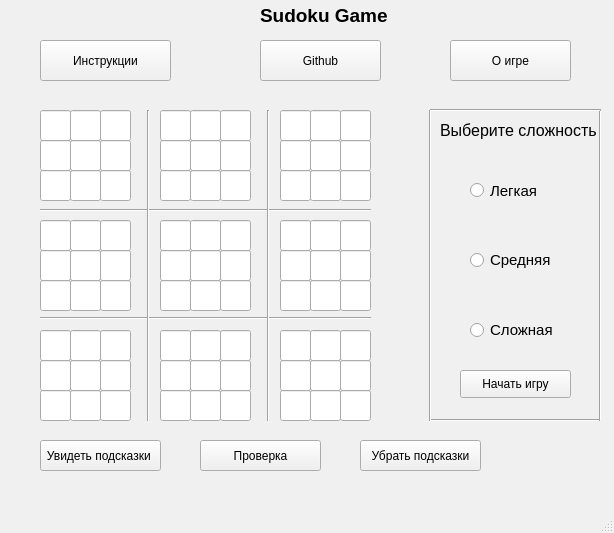
<?xml version="1.0" encoding="UTF-8"?>
<ui version="4.0">
 <class>MainWindow</class>
 <widget class="QMainWindow" name="MainWindow">
  <property name="geometry">
   <rect>
    <x>0</x>
    <y>0</y>
    <width>614</width>
    <height>533</height>
   </rect>
  </property>
  <property name="palette">
   <palette>
    <active>
     <colorrole role="WindowText">
      <brush brushstyle="SolidPattern">
       <color alpha="255">
        <red>0</red>
        <green>0</green>
        <blue>0</blue>
       </color>
      </brush>
     </colorrole>
     <colorrole role="Button">
      <brush brushstyle="SolidPattern">
       <color alpha="255">
        <red>255</red>
        <green>251</green>
        <blue>251</blue>
       </color>
      </brush>
     </colorrole>
     <colorrole role="Light">
      <brush brushstyle="SolidPattern">
       <color alpha="255">
        <red>255</red>
        <green>255</green>
        <blue>255</blue>
       </color>
      </brush>
     </colorrole>
     <colorrole role="Midlight">
      <brush brushstyle="SolidPattern">
       <color alpha="255">
        <red>255</red>
        <green>253</green>
        <blue>253</blue>
       </color>
      </brush>
     </colorrole>
     <colorrole role="Dark">
      <brush brushstyle="SolidPattern">
       <color alpha="255">
        <red>127</red>
        <green>125</green>
        <blue>125</blue>
       </color>
      </brush>
     </colorrole>
     <colorrole role="Mid">
      <brush brushstyle="SolidPattern">
       <color alpha="255">
        <red>170</red>
        <green>167</green>
        <blue>167</blue>
       </color>
      </brush>
     </colorrole>
     <colorrole role="Text">
      <brush brushstyle="SolidPattern">
       <color alpha="255">
        <red>0</red>
        <green>0</green>
        <blue>0</blue>
       </color>
      </brush>
     </colorrole>
     <colorrole role="BrightText">
      <brush brushstyle="SolidPattern">
       <color alpha="255">
        <red>255</red>
        <green>255</green>
        <blue>255</blue>
       </color>
      </brush>
     </colorrole>
     <colorrole role="ButtonText">
      <brush brushstyle="SolidPattern">
       <color alpha="255">
        <red>0</red>
        <green>0</green>
        <blue>0</blue>
       </color>
      </brush>
     </colorrole>
     <colorrole role="Base">
      <brush brushstyle="SolidPattern">
       <color alpha="255">
        <red>255</red>
        <green>255</green>
        <blue>255</blue>
       </color>
      </brush>
     </colorrole>
     <colorrole role="Window">
      <brush brushstyle="SolidPattern">
       <color alpha="255">
        <red>255</red>
        <green>251</green>
        <blue>251</blue>
       </color>
      </brush>
     </colorrole>
     <colorrole role="Shadow">
      <brush brushstyle="SolidPattern">
       <color alpha="255">
        <red>0</red>
        <green>0</green>
        <blue>0</blue>
       </color>
      </brush>
     </colorrole>
     <colorrole role="AlternateBase">
      <brush brushstyle="SolidPattern">
       <color alpha="255">
        <red>255</red>
        <green>253</green>
        <blue>253</blue>
       </color>
      </brush>
     </colorrole>
     <colorrole role="ToolTipBase">
      <brush brushstyle="SolidPattern">
       <color alpha="255">
        <red>255</red>
        <green>255</green>
        <blue>220</blue>
       </color>
      </brush>
     </colorrole>
     <colorrole role="ToolTipText">
      <brush brushstyle="SolidPattern">
       <color alpha="255">
        <red>0</red>
        <green>0</green>
        <blue>0</blue>
       </color>
      </brush>
     </colorrole>
     <colorrole role="PlaceholderText">
      <brush brushstyle="SolidPattern">
       <color alpha="127">
        <red>0</red>
        <green>0</green>
        <blue>0</blue>
       </color>
      </brush>
     </colorrole>
    </active>
    <inactive>
     <colorrole role="WindowText">
      <brush brushstyle="SolidPattern">
       <color alpha="255">
        <red>0</red>
        <green>0</green>
        <blue>0</blue>
       </color>
      </brush>
     </colorrole>
     <colorrole role="Button">
      <brush brushstyle="SolidPattern">
       <color alpha="255">
        <red>240</red>
        <green>240</green>
        <blue>240</blue>
       </color>
      </brush>
     </colorrole>
     <colorrole role="Light">
      <brush brushstyle="SolidPattern">
       <color alpha="255">
        <red>255</red>
        <green>255</green>
        <blue>255</blue>
       </color>
      </brush>
     </colorrole>
     <colorrole role="Midlight">
      <brush brushstyle="SolidPattern">
       <color alpha="255">
        <red>227</red>
        <green>227</green>
        <blue>227</blue>
       </color>
      </brush>
     </colorrole>
     <colorrole role="Dark">
      <brush brushstyle="SolidPattern">
       <color alpha="255">
        <red>160</red>
        <green>160</green>
        <blue>160</blue>
       </color>
      </brush>
     </colorrole>
     <colorrole role="Mid">
      <brush brushstyle="SolidPattern">
       <color alpha="255">
        <red>160</red>
        <green>160</green>
        <blue>160</blue>
       </color>
      </brush>
     </colorrole>
     <colorrole role="Text">
      <brush brushstyle="SolidPattern">
       <color alpha="255">
        <red>0</red>
        <green>0</green>
        <blue>0</blue>
       </color>
      </brush>
     </colorrole>
     <colorrole role="BrightText">
      <brush brushstyle="SolidPattern">
       <color alpha="255">
        <red>255</red>
        <green>255</green>
        <blue>255</blue>
       </color>
      </brush>
     </colorrole>
     <colorrole role="ButtonText">
      <brush brushstyle="SolidPattern">
       <color alpha="255">
        <red>0</red>
        <green>0</green>
        <blue>0</blue>
       </color>
      </brush>
     </colorrole>
     <colorrole role="Base">
      <brush brushstyle="SolidPattern">
       <color alpha="255">
        <red>255</red>
        <green>255</green>
        <blue>255</blue>
       </color>
      </brush>
     </colorrole>
     <colorrole role="Window">
      <brush brushstyle="SolidPattern">
       <color alpha="255">
        <red>240</red>
        <green>240</green>
        <blue>240</blue>
       </color>
      </brush>
     </colorrole>
     <colorrole role="Shadow">
      <brush brushstyle="SolidPattern">
       <color alpha="255">
        <red>105</red>
        <green>105</green>
        <blue>105</blue>
       </color>
      </brush>
     </colorrole>
     <colorrole role="AlternateBase">
      <brush brushstyle="SolidPattern">
       <color alpha="255">
        <red>245</red>
        <green>245</green>
        <blue>245</blue>
       </color>
      </brush>
     </colorrole>
     <colorrole role="ToolTipBase">
      <brush brushstyle="SolidPattern">
       <color alpha="255">
        <red>255</red>
        <green>255</green>
        <blue>220</blue>
       </color>
      </brush>
     </colorrole>
     <colorrole role="ToolTipText">
      <brush brushstyle="SolidPattern">
       <color alpha="255">
        <red>0</red>
        <green>0</green>
        <blue>0</blue>
       </color>
      </brush>
     </colorrole>
     <colorrole role="PlaceholderText">
      <brush brushstyle="SolidPattern">
       <color alpha="128">
        <red>0</red>
        <green>0</green>
        <blue>0</blue>
       </color>
      </brush>
     </colorrole>
    </inactive>
    <disabled>
     <colorrole role="WindowText">
      <brush brushstyle="SolidPattern">
       <color alpha="255">
        <red>127</red>
        <green>125</green>
        <blue>125</blue>
       </color>
      </brush>
     </colorrole>
     <colorrole role="Button">
      <brush brushstyle="SolidPattern">
       <color alpha="255">
        <red>255</red>
        <green>251</green>
        <blue>251</blue>
       </color>
      </brush>
     </colorrole>
     <colorrole role="Light">
      <brush brushstyle="SolidPattern">
       <color alpha="255">
        <red>255</red>
        <green>255</green>
        <blue>255</blue>
       </color>
      </brush>
     </colorrole>
     <colorrole role="Midlight">
      <brush brushstyle="SolidPattern">
       <color alpha="255">
        <red>255</red>
        <green>253</green>
        <blue>253</blue>
       </color>
      </brush>
     </colorrole>
     <colorrole role="Dark">
      <brush brushstyle="SolidPattern">
       <color alpha="255">
        <red>127</red>
        <green>125</green>
        <blue>125</blue>
       </color>
      </brush>
     </colorrole>
     <colorrole role="Mid">
      <brush brushstyle="SolidPattern">
       <color alpha="255">
        <red>170</red>
        <green>167</green>
        <blue>167</blue>
       </color>
      </brush>
     </colorrole>
     <colorrole role="Text">
      <brush brushstyle="SolidPattern">
       <color alpha="255">
        <red>127</red>
        <green>125</green>
        <blue>125</blue>
       </color>
      </brush>
     </colorrole>
     <colorrole role="BrightText">
      <brush brushstyle="SolidPattern">
       <color alpha="255">
        <red>255</red>
        <green>255</green>
        <blue>255</blue>
       </color>
      </brush>
     </colorrole>
     <colorrole role="ButtonText">
      <brush brushstyle="SolidPattern">
       <color alpha="255">
        <red>127</red>
        <green>125</green>
        <blue>125</blue>
       </color>
      </brush>
     </colorrole>
     <colorrole role="Base">
      <brush brushstyle="SolidPattern">
       <color alpha="255">
        <red>255</red>
        <green>251</green>
        <blue>251</blue>
       </color>
      </brush>
     </colorrole>
     <colorrole role="Window">
      <brush brushstyle="SolidPattern">
       <color alpha="255">
        <red>255</red>
        <green>251</green>
        <blue>251</blue>
       </color>
      </brush>
     </colorrole>
     <colorrole role="Shadow">
      <brush brushstyle="SolidPattern">
       <color alpha="255">
        <red>0</red>
        <green>0</green>
        <blue>0</blue>
       </color>
      </brush>
     </colorrole>
     <colorrole role="AlternateBase">
      <brush brushstyle="SolidPattern">
       <color alpha="255">
        <red>245</red>
        <green>245</green>
        <blue>245</blue>
       </color>
      </brush>
     </colorrole>
     <colorrole role="ToolTipBase">
      <brush brushstyle="SolidPattern">
       <color alpha="255">
        <red>255</red>
        <green>255</green>
        <blue>220</blue>
       </color>
      </brush>
     </colorrole>
     <colorrole role="ToolTipText">
      <brush brushstyle="SolidPattern">
       <color alpha="255">
        <red>0</red>
        <green>0</green>
        <blue>0</blue>
       </color>
      </brush>
     </colorrole>
     <colorrole role="PlaceholderText">
      <brush brushstyle="SolidPattern">
       <color alpha="128">
        <red>0</red>
        <green>0</green>
        <blue>0</blue>
       </color>
      </brush>
     </colorrole>
    </disabled>
   </palette>
  </property>
  <property name="windowTitle">
   <string>MainWindow</string>
  </property>
  <property name="autoFillBackground">
   <bool>true</bool>
  </property>
  <widget class="QWidget" name="centralwidget">
   <widget class="QLineEdit" name="lineEdit_00">
    <property name="geometry">
     <rect>
      <x>40</x>
      <y>110</y>
      <width>31</width>
      <height>31</height>
     </rect>
    </property>
   </widget>
   <widget class="QLineEdit" name="lineEdit_01">
    <property name="geometry">
     <rect>
      <x>70</x>
      <y>110</y>
      <width>31</width>
      <height>31</height>
     </rect>
    </property>
   </widget>
   <widget class="QLineEdit" name="lineEdit_02">
    <property name="geometry">
     <rect>
      <x>100</x>
      <y>110</y>
      <width>31</width>
      <height>31</height>
     </rect>
    </property>
   </widget>
   <widget class="QLineEdit" name="lineEdit_10">
    <property name="geometry">
     <rect>
      <x>40</x>
      <y>140</y>
      <width>31</width>
      <height>31</height>
     </rect>
    </property>
   </widget>
   <widget class="QLineEdit" name="lineEdit_12">
    <property name="geometry">
     <rect>
      <x>100</x>
      <y>140</y>
      <width>31</width>
      <height>31</height>
     </rect>
    </property>
   </widget>
   <widget class="QLineEdit" name="lineEdit_11">
    <property name="geometry">
     <rect>
      <x>70</x>
      <y>140</y>
      <width>31</width>
      <height>31</height>
     </rect>
    </property>
   </widget>
   <widget class="QLineEdit" name="lineEdit_20">
    <property name="geometry">
     <rect>
      <x>40</x>
      <y>170</y>
      <width>31</width>
      <height>31</height>
     </rect>
    </property>
   </widget>
   <widget class="QLineEdit" name="lineEdit_22">
    <property name="geometry">
     <rect>
      <x>100</x>
      <y>170</y>
      <width>31</width>
      <height>31</height>
     </rect>
    </property>
   </widget>
   <widget class="QLineEdit" name="lineEdit_21">
    <property name="geometry">
     <rect>
      <x>70</x>
      <y>170</y>
      <width>31</width>
      <height>31</height>
     </rect>
    </property>
   </widget>
   <widget class="QLineEdit" name="lineEdit_24">
    <property name="geometry">
     <rect>
      <x>190</x>
      <y>170</y>
      <width>31</width>
      <height>31</height>
     </rect>
    </property>
   </widget>
   <widget class="QLineEdit" name="lineEdit_03">
    <property name="geometry">
     <rect>
      <x>160</x>
      <y>110</y>
      <width>31</width>
      <height>31</height>
     </rect>
    </property>
   </widget>
   <widget class="QLineEdit" name="lineEdit_15">
    <property name="geometry">
     <rect>
      <x>220</x>
      <y>140</y>
      <width>31</width>
      <height>31</height>
     </rect>
    </property>
   </widget>
   <widget class="QLineEdit" name="lineEdit_05">
    <property name="geometry">
     <rect>
      <x>220</x>
      <y>110</y>
      <width>31</width>
      <height>31</height>
     </rect>
    </property>
   </widget>
   <widget class="QLineEdit" name="lineEdit_25">
    <property name="geometry">
     <rect>
      <x>220</x>
      <y>170</y>
      <width>31</width>
      <height>31</height>
     </rect>
    </property>
   </widget>
   <widget class="QLineEdit" name="lineEdit_23">
    <property name="geometry">
     <rect>
      <x>160</x>
      <y>170</y>
      <width>31</width>
      <height>31</height>
     </rect>
    </property>
   </widget>
   <widget class="QLineEdit" name="lineEdit_14">
    <property name="geometry">
     <rect>
      <x>190</x>
      <y>140</y>
      <width>31</width>
      <height>31</height>
     </rect>
    </property>
   </widget>
   <widget class="QLineEdit" name="lineEdit_13">
    <property name="geometry">
     <rect>
      <x>160</x>
      <y>140</y>
      <width>31</width>
      <height>31</height>
     </rect>
    </property>
   </widget>
   <widget class="QLineEdit" name="lineEdit_04">
    <property name="geometry">
     <rect>
      <x>190</x>
      <y>110</y>
      <width>31</width>
      <height>31</height>
     </rect>
    </property>
   </widget>
   <widget class="QLineEdit" name="lineEdit_27">
    <property name="geometry">
     <rect>
      <x>310</x>
      <y>170</y>
      <width>31</width>
      <height>31</height>
     </rect>
    </property>
   </widget>
   <widget class="QLineEdit" name="lineEdit_06">
    <property name="geometry">
     <rect>
      <x>280</x>
      <y>110</y>
      <width>31</width>
      <height>31</height>
     </rect>
    </property>
   </widget>
   <widget class="QLineEdit" name="lineEdit_18">
    <property name="geometry">
     <rect>
      <x>340</x>
      <y>140</y>
      <width>31</width>
      <height>31</height>
     </rect>
    </property>
   </widget>
   <widget class="QLineEdit" name="lineEdit_08">
    <property name="geometry">
     <rect>
      <x>340</x>
      <y>110</y>
      <width>31</width>
      <height>31</height>
     </rect>
    </property>
   </widget>
   <widget class="QLineEdit" name="lineEdit_28">
    <property name="geometry">
     <rect>
      <x>340</x>
      <y>170</y>
      <width>31</width>
      <height>31</height>
     </rect>
    </property>
   </widget>
   <widget class="QLineEdit" name="lineEdit_26">
    <property name="geometry">
     <rect>
      <x>280</x>
      <y>170</y>
      <width>31</width>
      <height>31</height>
     </rect>
    </property>
   </widget>
   <widget class="QLineEdit" name="lineEdit_17">
    <property name="geometry">
     <rect>
      <x>310</x>
      <y>140</y>
      <width>31</width>
      <height>31</height>
     </rect>
    </property>
   </widget>
   <widget class="QLineEdit" name="lineEdit_16">
    <property name="geometry">
     <rect>
      <x>280</x>
      <y>140</y>
      <width>31</width>
      <height>31</height>
     </rect>
    </property>
   </widget>
   <widget class="QLineEdit" name="lineEdit_07">
    <property name="geometry">
     <rect>
      <x>310</x>
      <y>110</y>
      <width>31</width>
      <height>31</height>
     </rect>
    </property>
   </widget>
   <widget class="QLineEdit" name="lineEdit_44">
    <property name="geometry">
     <rect>
      <x>190</x>
      <y>250</y>
      <width>31</width>
      <height>31</height>
     </rect>
    </property>
   </widget>
   <widget class="QLineEdit" name="lineEdit_46">
    <property name="geometry">
     <rect>
      <x>280</x>
      <y>250</y>
      <width>31</width>
      <height>31</height>
     </rect>
    </property>
   </widget>
   <widget class="QLineEdit" name="lineEdit_34">
    <property name="geometry">
     <rect>
      <x>190</x>
      <y>220</y>
      <width>31</width>
      <height>31</height>
     </rect>
    </property>
   </widget>
   <widget class="QLineEdit" name="lineEdit_58">
    <property name="geometry">
     <rect>
      <x>340</x>
      <y>280</y>
      <width>31</width>
      <height>31</height>
     </rect>
    </property>
   </widget>
   <widget class="QLineEdit" name="lineEdit_41">
    <property name="geometry">
     <rect>
      <x>70</x>
      <y>250</y>
      <width>31</width>
      <height>31</height>
     </rect>
    </property>
   </widget>
   <widget class="QLineEdit" name="lineEdit_38">
    <property name="geometry">
     <rect>
      <x>340</x>
      <y>220</y>
      <width>31</width>
      <height>31</height>
     </rect>
    </property>
   </widget>
   <widget class="QLineEdit" name="lineEdit_32">
    <property name="geometry">
     <rect>
      <x>100</x>
      <y>220</y>
      <width>31</width>
      <height>31</height>
     </rect>
    </property>
   </widget>
   <widget class="QLineEdit" name="lineEdit_30">
    <property name="geometry">
     <rect>
      <x>40</x>
      <y>220</y>
      <width>31</width>
      <height>31</height>
     </rect>
    </property>
   </widget>
   <widget class="QLineEdit" name="lineEdit_51">
    <property name="geometry">
     <rect>
      <x>70</x>
      <y>280</y>
      <width>31</width>
      <height>31</height>
     </rect>
    </property>
   </widget>
   <widget class="QLineEdit" name="lineEdit_45">
    <property name="geometry">
     <rect>
      <x>220</x>
      <y>250</y>
      <width>31</width>
      <height>31</height>
     </rect>
    </property>
   </widget>
   <widget class="QLineEdit" name="lineEdit_43">
    <property name="geometry">
     <rect>
      <x>160</x>
      <y>250</y>
      <width>31</width>
      <height>31</height>
     </rect>
    </property>
   </widget>
   <widget class="QLineEdit" name="lineEdit_37">
    <property name="geometry">
     <rect>
      <x>310</x>
      <y>220</y>
      <width>31</width>
      <height>31</height>
     </rect>
    </property>
   </widget>
   <widget class="QLineEdit" name="lineEdit_48">
    <property name="geometry">
     <rect>
      <x>340</x>
      <y>250</y>
      <width>31</width>
      <height>31</height>
     </rect>
    </property>
   </widget>
   <widget class="QLineEdit" name="lineEdit_56">
    <property name="geometry">
     <rect>
      <x>280</x>
      <y>280</y>
      <width>31</width>
      <height>31</height>
     </rect>
    </property>
   </widget>
   <widget class="QLineEdit" name="lineEdit_53">
    <property name="geometry">
     <rect>
      <x>160</x>
      <y>280</y>
      <width>31</width>
      <height>31</height>
     </rect>
    </property>
   </widget>
   <widget class="QLineEdit" name="lineEdit_52">
    <property name="geometry">
     <rect>
      <x>100</x>
      <y>280</y>
      <width>31</width>
      <height>31</height>
     </rect>
    </property>
   </widget>
   <widget class="QLineEdit" name="lineEdit_54">
    <property name="geometry">
     <rect>
      <x>190</x>
      <y>280</y>
      <width>31</width>
      <height>31</height>
     </rect>
    </property>
   </widget>
   <widget class="QLineEdit" name="lineEdit_31">
    <property name="geometry">
     <rect>
      <x>70</x>
      <y>220</y>
      <width>31</width>
      <height>31</height>
     </rect>
    </property>
   </widget>
   <widget class="QLineEdit" name="lineEdit_57">
    <property name="geometry">
     <rect>
      <x>310</x>
      <y>280</y>
      <width>31</width>
      <height>31</height>
     </rect>
    </property>
   </widget>
   <widget class="QLineEdit" name="lineEdit_47">
    <property name="geometry">
     <rect>
      <x>310</x>
      <y>250</y>
      <width>31</width>
      <height>31</height>
     </rect>
    </property>
   </widget>
   <widget class="QLineEdit" name="lineEdit_50">
    <property name="geometry">
     <rect>
      <x>40</x>
      <y>280</y>
      <width>31</width>
      <height>31</height>
     </rect>
    </property>
   </widget>
   <widget class="QLineEdit" name="lineEdit_40">
    <property name="geometry">
     <rect>
      <x>40</x>
      <y>250</y>
      <width>31</width>
      <height>31</height>
     </rect>
    </property>
   </widget>
   <widget class="QLineEdit" name="lineEdit_36">
    <property name="geometry">
     <rect>
      <x>280</x>
      <y>220</y>
      <width>31</width>
      <height>31</height>
     </rect>
    </property>
   </widget>
   <widget class="QLineEdit" name="lineEdit_42">
    <property name="geometry">
     <rect>
      <x>100</x>
      <y>250</y>
      <width>31</width>
      <height>31</height>
     </rect>
    </property>
   </widget>
   <widget class="QLineEdit" name="lineEdit_35">
    <property name="geometry">
     <rect>
      <x>220</x>
      <y>220</y>
      <width>31</width>
      <height>31</height>
     </rect>
    </property>
   </widget>
   <widget class="QLineEdit" name="lineEdit_55">
    <property name="geometry">
     <rect>
      <x>220</x>
      <y>280</y>
      <width>31</width>
      <height>31</height>
     </rect>
    </property>
   </widget>
   <widget class="QLineEdit" name="lineEdit_33">
    <property name="geometry">
     <rect>
      <x>160</x>
      <y>220</y>
      <width>31</width>
      <height>31</height>
     </rect>
    </property>
   </widget>
   <widget class="QLineEdit" name="lineEdit_74">
    <property name="geometry">
     <rect>
      <x>190</x>
      <y>360</y>
      <width>31</width>
      <height>31</height>
     </rect>
    </property>
   </widget>
   <widget class="QLineEdit" name="lineEdit_76">
    <property name="geometry">
     <rect>
      <x>280</x>
      <y>360</y>
      <width>31</width>
      <height>31</height>
     </rect>
    </property>
   </widget>
   <widget class="QLineEdit" name="lineEdit_64">
    <property name="geometry">
     <rect>
      <x>190</x>
      <y>330</y>
      <width>31</width>
      <height>31</height>
     </rect>
    </property>
   </widget>
   <widget class="QLineEdit" name="lineEdit_88">
    <property name="geometry">
     <rect>
      <x>340</x>
      <y>390</y>
      <width>31</width>
      <height>31</height>
     </rect>
    </property>
   </widget>
   <widget class="QLineEdit" name="lineEdit_71">
    <property name="geometry">
     <rect>
      <x>70</x>
      <y>360</y>
      <width>31</width>
      <height>31</height>
     </rect>
    </property>
   </widget>
   <widget class="QLineEdit" name="lineEdit_68">
    <property name="geometry">
     <rect>
      <x>340</x>
      <y>330</y>
      <width>31</width>
      <height>31</height>
     </rect>
    </property>
   </widget>
   <widget class="QLineEdit" name="lineEdit_62">
    <property name="geometry">
     <rect>
      <x>100</x>
      <y>330</y>
      <width>31</width>
      <height>31</height>
     </rect>
    </property>
   </widget>
   <widget class="QLineEdit" name="lineEdit_60">
    <property name="geometry">
     <rect>
      <x>40</x>
      <y>330</y>
      <width>31</width>
      <height>31</height>
     </rect>
    </property>
   </widget>
   <widget class="QLineEdit" name="lineEdit_81">
    <property name="geometry">
     <rect>
      <x>70</x>
      <y>390</y>
      <width>31</width>
      <height>31</height>
     </rect>
    </property>
   </widget>
   <widget class="QLineEdit" name="lineEdit_75">
    <property name="geometry">
     <rect>
      <x>220</x>
      <y>360</y>
      <width>31</width>
      <height>31</height>
     </rect>
    </property>
   </widget>
   <widget class="QLineEdit" name="lineEdit_73">
    <property name="geometry">
     <rect>
      <x>160</x>
      <y>360</y>
      <width>31</width>
      <height>31</height>
     </rect>
    </property>
   </widget>
   <widget class="QLineEdit" name="lineEdit_67">
    <property name="geometry">
     <rect>
      <x>310</x>
      <y>330</y>
      <width>31</width>
      <height>31</height>
     </rect>
    </property>
   </widget>
   <widget class="QLineEdit" name="lineEdit_78">
    <property name="geometry">
     <rect>
      <x>340</x>
      <y>360</y>
      <width>31</width>
      <height>31</height>
     </rect>
    </property>
   </widget>
   <widget class="QLineEdit" name="lineEdit_86">
    <property name="geometry">
     <rect>
      <x>280</x>
      <y>390</y>
      <width>31</width>
      <height>31</height>
     </rect>
    </property>
   </widget>
   <widget class="QLineEdit" name="lineEdit_83">
    <property name="geometry">
     <rect>
      <x>160</x>
      <y>390</y>
      <width>31</width>
      <height>31</height>
     </rect>
    </property>
   </widget>
   <widget class="QLineEdit" name="lineEdit_82">
    <property name="geometry">
     <rect>
      <x>100</x>
      <y>390</y>
      <width>31</width>
      <height>31</height>
     </rect>
    </property>
   </widget>
   <widget class="QLineEdit" name="lineEdit_84">
    <property name="geometry">
     <rect>
      <x>190</x>
      <y>390</y>
      <width>31</width>
      <height>31</height>
     </rect>
    </property>
   </widget>
   <widget class="QLineEdit" name="lineEdit_61">
    <property name="geometry">
     <rect>
      <x>70</x>
      <y>330</y>
      <width>31</width>
      <height>31</height>
     </rect>
    </property>
   </widget>
   <widget class="QLineEdit" name="lineEdit_87">
    <property name="geometry">
     <rect>
      <x>310</x>
      <y>390</y>
      <width>31</width>
      <height>31</height>
     </rect>
    </property>
   </widget>
   <widget class="QLineEdit" name="lineEdit_77">
    <property name="geometry">
     <rect>
      <x>310</x>
      <y>360</y>
      <width>31</width>
      <height>31</height>
     </rect>
    </property>
   </widget>
   <widget class="QLineEdit" name="lineEdit_80">
    <property name="geometry">
     <rect>
      <x>40</x>
      <y>390</y>
      <width>31</width>
      <height>31</height>
     </rect>
    </property>
   </widget>
   <widget class="QLineEdit" name="lineEdit_70">
    <property name="geometry">
     <rect>
      <x>40</x>
      <y>360</y>
      <width>31</width>
      <height>31</height>
     </rect>
    </property>
   </widget>
   <widget class="QLineEdit" name="lineEdit_66">
    <property name="geometry">
     <rect>
      <x>280</x>
      <y>330</y>
      <width>31</width>
      <height>31</height>
     </rect>
    </property>
   </widget>
   <widget class="QLineEdit" name="lineEdit_72">
    <property name="geometry">
     <rect>
      <x>100</x>
      <y>360</y>
      <width>31</width>
      <height>31</height>
     </rect>
    </property>
   </widget>
   <widget class="QLineEdit" name="lineEdit_65">
    <property name="geometry">
     <rect>
      <x>220</x>
      <y>330</y>
      <width>31</width>
      <height>31</height>
     </rect>
    </property>
   </widget>
   <widget class="QLineEdit" name="lineEdit_85">
    <property name="geometry">
     <rect>
      <x>220</x>
      <y>390</y>
      <width>31</width>
      <height>31</height>
     </rect>
    </property>
   </widget>
   <widget class="QLineEdit" name="lineEdit_63">
    <property name="geometry">
     <rect>
      <x>160</x>
      <y>330</y>
      <width>31</width>
      <height>31</height>
     </rect>
    </property>
   </widget>
   <widget class="Line" name="line">
    <property name="geometry">
     <rect>
      <x>40</x>
      <y>200</y>
      <width>331</width>
      <height>20</height>
     </rect>
    </property>
    <property name="orientation">
     <enum>Qt::Horizontal</enum>
    </property>
   </widget>
   <widget class="Line" name="line_2">
    <property name="geometry">
     <rect>
      <x>40</x>
      <y>310</y>
      <width>331</width>
      <height>16</height>
     </rect>
    </property>
    <property name="orientation">
     <enum>Qt::Horizontal</enum>
    </property>
   </widget>
   <widget class="Line" name="line_3">
    <property name="geometry">
     <rect>
      <x>140</x>
      <y>110</y>
      <width>16</width>
      <height>311</height>
     </rect>
    </property>
    <property name="orientation">
     <enum>Qt::Vertical</enum>
    </property>
   </widget>
   <widget class="Line" name="line_4">
    <property name="geometry">
     <rect>
      <x>260</x>
      <y>110</y>
      <width>16</width>
      <height>311</height>
     </rect>
    </property>
    <property name="orientation">
     <enum>Qt::Vertical</enum>
    </property>
   </widget>
   <widget class="QPushButton" name="pushButton">
    <property name="geometry">
     <rect>
      <x>360</x>
      <y>440</y>
      <width>121</width>
      <height>31</height>
     </rect>
    </property>
    <property name="text">
     <string>Убрать подсказки</string>
    </property>
   </widget>
   <widget class="QPushButton" name="pushButton_2">
    <property name="geometry">
     <rect>
      <x>460</x>
      <y>370</y>
      <width>111</width>
      <height>28</height>
     </rect>
    </property>
    <property name="text">
     <string>Начать игру</string>
    </property>
   </widget>
   <widget class="QLabel" name="label">
    <property name="geometry">
     <rect>
      <x>440</x>
      <y>120</y>
      <width>161</width>
      <height>21</height>
     </rect>
    </property>
    <property name="font">
     <font>
      <pointsize>12</pointsize>
     </font>
    </property>
    <property name="styleSheet">
     <string notr="true"/>
    </property>
    <property name="text">
     <string>&lt;html&gt;&lt;head/&gt;&lt;body&gt;&lt;p&gt;Выберите сложность&lt;/p&gt;&lt;/body&gt;&lt;/html&gt;</string>
    </property>
   </widget>
   <widget class="QRadioButton" name="Easy">
    <property name="geometry">
     <rect>
      <x>470</x>
      <y>180</y>
      <width>101</width>
      <height>21</height>
     </rect>
    </property>
    <property name="font">
     <font>
      <pointsize>11</pointsize>
     </font>
    </property>
    <property name="text">
     <string>Легкая</string>
    </property>
   </widget>
   <widget class="QRadioButton" name="Medium">
    <property name="geometry">
     <rect>
      <x>470</x>
      <y>250</y>
      <width>95</width>
      <height>20</height>
     </rect>
    </property>
    <property name="font">
     <font>
      <pointsize>11</pointsize>
     </font>
    </property>
    <property name="text">
     <string>Средняя</string>
    </property>
   </widget>
   <widget class="QRadioButton" name="Hard">
    <property name="geometry">
     <rect>
      <x>470</x>
      <y>320</y>
      <width>95</width>
      <height>20</height>
     </rect>
    </property>
    <property name="font">
     <font>
      <pointsize>11</pointsize>
     </font>
    </property>
    <property name="text">
     <string>Сложная</string>
    </property>
   </widget>
   <widget class="Line" name="line_5">
    <property name="geometry">
     <rect>
      <x>430</x>
      <y>410</y>
      <width>171</width>
      <height>20</height>
     </rect>
    </property>
    <property name="orientation">
     <enum>Qt::Horizontal</enum>
    </property>
   </widget>
   <widget class="Line" name="line_6">
    <property name="geometry">
     <rect>
      <x>420</x>
      <y>110</y>
      <width>20</width>
      <height>311</height>
     </rect>
    </property>
    <property name="orientation">
     <enum>Qt::Vertical</enum>
    </property>
   </widget>
   <widget class="Line" name="line_7">
    <property name="geometry">
     <rect>
      <x>590</x>
      <y>110</y>
      <width>20</width>
      <height>311</height>
     </rect>
    </property>
    <property name="orientation">
     <enum>Qt::Vertical</enum>
    </property>
   </widget>
   <widget class="Line" name="line_8">
    <property name="geometry">
     <rect>
      <x>430</x>
      <y>100</y>
      <width>171</width>
      <height>20</height>
     </rect>
    </property>
    <property name="orientation">
     <enum>Qt::Horizontal</enum>
    </property>
   </widget>
   <widget class="QPushButton" name="pushButton_3">
    <property name="geometry">
     <rect>
      <x>40</x>
      <y>440</y>
      <width>121</width>
      <height>31</height>
     </rect>
    </property>
    <property name="text">
     <string>Увидеть подсказки </string>
    </property>
   </widget>
   <widget class="QPushButton" name="pushButton_4">
    <property name="geometry">
     <rect>
      <x>40</x>
      <y>40</y>
      <width>131</width>
      <height>41</height>
     </rect>
    </property>
    <property name="text">
     <string>Инструкции</string>
    </property>
   </widget>
   <widget class="QPushButton" name="pushButton_5">
    <property name="geometry">
     <rect>
      <x>200</x>
      <y>440</y>
      <width>121</width>
      <height>31</height>
     </rect>
    </property>
    <property name="text">
     <string>Проверка</string>
    </property>
   </widget>
   <widget class="QPushButton" name="pushButton_6">
    <property name="geometry">
     <rect>
      <x>450</x>
      <y>40</y>
      <width>121</width>
      <height>41</height>
     </rect>
    </property>
    <property name="text">
     <string>О игре</string>
    </property>
   </widget>
   <widget class="QLabel" name="label_2">
    <property name="geometry">
     <rect>
      <x>260</x>
      <y>0</y>
      <width>131</width>
      <height>31</height>
     </rect>
    </property>
    <property name="font">
     <font>
      <pointsize>14</pointsize>
     </font>
    </property>
    <property name="text">
     <string>&lt;strong&gt;Sudoku Game&lt;/strong&gt;</string>
    </property>
   </widget>
   <widget class="QPushButton" name="pushButton_7">
    <property name="geometry">
     <rect>
      <x>260</x>
      <y>40</y>
      <width>121</width>
      <height>41</height>
     </rect>
    </property>
    <property name="text">
     <string>Github</string>
    </property>
   </widget>
  </widget>
  <widget class="QMenuBar" name="menubar">
   <property name="geometry">
    <rect>
     <x>0</x>
     <y>0</y>
     <width>614</width>
     <height>21</height>
    </rect>
   </property>
  </widget>
  <widget class="QStatusBar" name="statusbar"/>
 </widget>
 <resources/>
 <connections/>
</ui>
